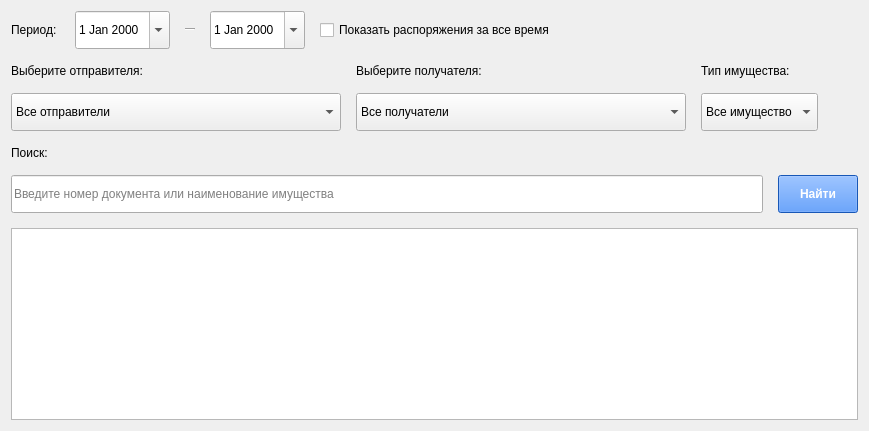
          <widget class="QWidget" name="tab_14">
           <attribute name="title">
            <string>Выписанные распоряжения</string>
           </attribute>
           <layout class="QVBoxLayout" name="verticalLayout_56">
            <property name="spacing">
             <number>15</number>
            </property>
            <item>
             <layout class="QHBoxLayout" name="horizontalLayout_43">
              <item>
               <layout class="QHBoxLayout" name="horizontalLayout_44">
                <item>
                 <widget class="QLabel" name="labelDatePrihod_2">
                  <property name="maximumSize">
                   <size>
                    <width>70</width>
                    <height>16777215</height>
                   </size>
                  </property>
                  <property name="text">
                   <string>Период: </string>
                  </property>
                 </widget>
                </item>
                <item>
                 <widget class="QDateEdit" name="dateEditBeginPrihod_2">
                  <property name="minimumSize">
                   <size>
                    <width>0</width>
                    <height>38</height>
                   </size>
                  </property>
                  <property name="maximumSize">
                   <size>
                    <width>150</width>
                    <height>38</height>
                   </size>
                  </property>
                  <property name="showGroupSeparator" stdset="0">
                   <bool>false</bool>
                  </property>
                  <property name="calendarPopup">
                   <bool>true</bool>
                  </property>
                 </widget>
                </item>
                <item>
                 <widget class="Line" name="lineDatePrihod_2">
                  <property name="minimumSize">
                   <size>
                    <width>10</width>
                    <height>0</height>
                   </size>
                  </property>
                  <property name="maximumSize">
                   <size>
                    <width>10</width>
                    <height>16777215</height>
                   </size>
                  </property>
                  <property name="orientation">
                   <enum>Qt::Horizontal</enum>
                  </property>
                 </widget>
                </item>
                <item>
                 <widget class="QDateEdit" name="dateEditEndPrihod_2">
                  <property name="minimumSize">
                   <size>
                    <width>0</width>
                    <height>38</height>
                   </size>
                  </property>
                  <property name="maximumSize">
                   <size>
                    <width>150</width>
                    <height>38</height>
                   </size>
                  </property>
                  <property name="calendarPopup">
                   <bool>true</bool>
                  </property>
                 </widget>
                </item>
               </layout>
              </item>
              <item>
               <widget class="QCheckBox" name="checkBoxAllDocumentsPrihod_2">
                <property name="text">
                 <string>Показать распоряжения за все время</string>
                </property>
               </widget>
              </item>
              <item>
               <spacer name="horizontalSpacer_31">
                <property name="orientation">
                 <enum>Qt::Horizontal</enum>
                </property>
                <property name="sizeHint" stdset="0">
                 <size>
                  <width>40</width>
                  <height>20</height>
                 </size>
                </property>
               </spacer>
              </item>
             </layout>
            </item>
            <item>
             <layout class="QHBoxLayout" name="horizontalLayout_45">
              <item>
               <layout class="QVBoxLayout" name="verticalLayout_59">
                <item>
                 <widget class="QLabel" name="labelSenders_2">
                  <property name="text">
                   <string>Выберите отправителя:</string>
                  </property>
                 </widget>
                </item>
                <item>
                 <widget class="QComboBox" name="comboBoxSenders_2">
                  <property name="minimumSize">
                   <size>
                    <width>330</width>
                    <height>38</height>
                   </size>
                  </property>
                  <property name="maximumSize">
                   <size>
                    <width>330</width>
                    <height>38</height>
                   </size>
                  </property>
                  <item>
                   <property name="text">
                    <string>Все отправители</string>
                   </property>
                  </item>
                  <item>
                   <property name="text">
                    <string>в/ч 55443-ТЛ (п. Хомяково)</string>
                   </property>
                  </item>
                  <item>
                   <property name="text">
                    <string>НАЗ &quot;Сокол&quot; 256 ВП (г. Нижний Новгород)</string>
                   </property>
                  </item>
                  <item>
                   <property name="text">
                    <string>в/ч 55443-ЛС (п. Сиверский)</string>
                   </property>
                  </item>
                 </widget>
                </item>
               </layout>
              </item>
              <item>
               <layout class="QVBoxLayout" name="verticalLayout_57">
                <item>
                 <widget class="QLabel" name="labelTypeMovePrihod_2">
                  <property name="text">
                   <string>Выберите получателя:</string>
                  </property>
                 </widget>
                </item>
                <item>
                 <widget class="QComboBox" name="comboBoxTypeMovePrihod_2">
                  <property name="minimumSize">
                   <size>
                    <width>330</width>
                    <height>38</height>
                   </size>
                  </property>
                  <property name="maximumSize">
                   <size>
                    <width>330</width>
                    <height>38</height>
                   </size>
                  </property>
                  <item>
                   <property name="text">
                    <string>Все получатели</string>
                   </property>
                  </item>
                  <item>
                   <property name="text">
                    <string>в/ч 45118 (п. Хотилово-2)</string>
                   </property>
                  </item>
                  <item>
                   <property name="text">
                    <string>в/ч 55443-ТЛ (п.Хомяково)</string>
                   </property>
                  </item>
                 </widget>
                </item>
               </layout>
              </item>
              <item>
               <layout class="QVBoxLayout" name="verticalLayout_58">
                <item>
                 <widget class="QLabel" name="labelTypeProductPrihod_2">
                  <property name="text">
                   <string>Тип имущества:</string>
                  </property>
                 </widget>
                </item>
                <item>
                 <widget class="QComboBox" name="comboBoxTypeProductPrihod_2">
                  <property name="minimumSize">
                   <size>
                    <width>0</width>
                    <height>38</height>
                   </size>
                  </property>
                  <property name="maximumSize">
                   <size>
                    <width>16777215</width>
                    <height>38</height>
                   </size>
                  </property>
                  <item>
                   <property name="text">
                    <string>Все имущество</string>
                   </property>
                  </item>
                  <item>
                   <property name="text">
                    <string>АТИ</string>
                   </property>
                  </item>
                  <item>
                   <property name="text">
                    <string>ППТН</string>
                   </property>
                  </item>
                 </widget>
                </item>
               </layout>
              </item>
              <item>
               <spacer name="horizontalSpacer_32">
                <property name="orientation">
                 <enum>Qt::Horizontal</enum>
                </property>
                <property name="sizeHint" stdset="0">
                 <size>
                  <width>40</width>
                  <height>20</height>
                 </size>
                </property>
               </spacer>
              </item>
             </layout>
            </item>
            <item>
             <layout class="QVBoxLayout" name="verticalLayout_60">
              <item>
               <widget class="QLabel" name="labelFinderPrihod_2">
                <property name="text">
                 <string>Поиск:</string>
                </property>
               </widget>
              </item>
              <item>
               <layout class="QHBoxLayout" name="horizontalLayout_46">
                <item>
                 <widget class="QLineEdit" name="lineEditFindPrihod_2">
                  <property name="minimumSize">
                   <size>
                    <width>0</width>
                    <height>38</height>
                   </size>
                  </property>
                  <property name="maximumSize">
                   <size>
                    <width>16777215</width>
                    <height>38</height>
                   </size>
                  </property>
                  <property name="inputMethodHints">
                   <set>Qt::ImhNone</set>
                  </property>
                  <property name="placeholderText">
                   <string>Введите номер документа или наименование имущества</string>
                  </property>
                  <property name="clearButtonEnabled">
                   <bool>true</bool>
                  </property>
                 </widget>
                </item>
                <item>
                 <widget class="QPushButton" name="pushButtonFindPrihod_2">
                  <property name="minimumSize">
                   <size>
                    <width>0</width>
                    <height>38</height>
                   </size>
                  </property>
                  <property name="maximumSize">
                   <size>
                    <width>16777215</width>
                    <height>38</height>
                   </size>
                  </property>
                  <property name="font">
                   <font>
                    <pointsize>9</pointsize>
                    <weight>75</weight>
                    <bold>true</bold>
                   </font>
                  </property>
                  <property name="styleSheet">
                   <string notr="true">background-color: rgb(34, 122, 255);
color: rgb(255, 255, 255);</string>
                  </property>
                  <property name="text">
                   <string>Найти</string>
                  </property>
                 </widget>
                </item>
               </layout>
              </item>
             </layout>
            </item>
            <item>
             <widget class="QTableWidget" name="tableWidgetPrihod_2">
              <attribute name="horizontalHeaderShowSortIndicator" stdset="0">
               <bool>true</bool>
              </attribute>
             </widget>
            </item>
           </layout>
          </widget>
